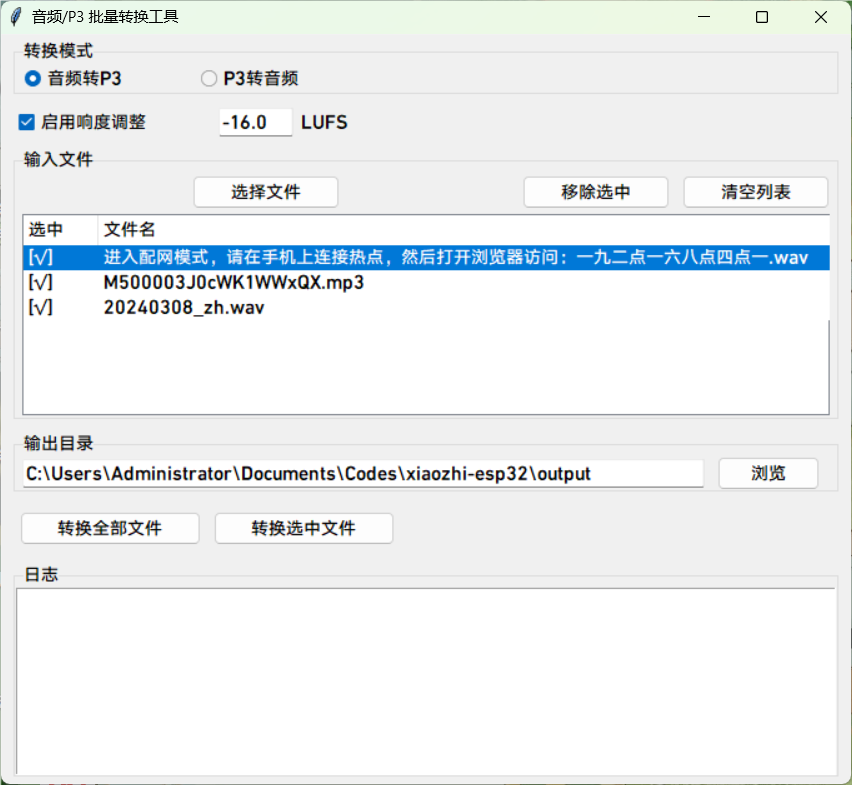
#> input picture firmware/xiaozhi-esp32/scripts/p3_tools/img/img.png, 852 x 785 px; its folder holds only this picture in this run
$ python -i convert.py   (imports and definitions only)
#> lines starting #> are read from the running program, lines starting #| are printed output that depends on the picture
#!/usr/bin/env python3
"""把照片和视频压成手表能流畅播放的格式。

手表端限制（Waveshare ESP32-S3 2.06 AMOLED 固件实际值）：
  照片：只认 /Photos 下的 .jpg，解码缓冲 480 KB（RGB565 2 字节/像素），
        所以像素数必须 ≤ 240,000（例如 512×468），且必须是 baseline JPEG。
  视频：只认 /Video 下的 MJPEG 编码 .avi，逐帧软解，320×240@15fps 流畅。

用法：
  python3 convert.py --input ~/Pictures/旅行 --output ~/Desktop/watch-media
  python3 convert.py --input a.jpg b.mp4 --output out --preset compact
  python3 convert.py --gui                # 图形界面
"""

from __future__ import annotations

import argparse
import json
import os
import shutil
import subprocess
import sys
import tempfile
from dataclasses import dataclass, field
from pathlib import Path

PHOTO_EXTS = {".jpg", ".jpeg", ".png", ".heic", ".heif", ".webp", ".bmp", ".tif", ".tiff", ".gif"}
VIDEO_EXTS = {".mp4", ".mov", ".m4v", ".mkv", ".avi", ".webm", ".wmv", ".flv", ".3gp", ".mts"}

# 照片像素预算：480KB / 2 字节
MAX_PHOTO_PIXELS = 240_000


@dataclass
class Preset:
    name: str
    label: str
    photo_side: int
    photo_quality: int      # ffmpeg -q:v（越小越清晰）
    video_width: int
    video_height: int
    video_fps: int
    video_quality: int
    note: str


PRESETS: dict[str, Preset] = {
    "compact": Preset("compact", "紧凑（省空间，翻页快）", 384, 6, 288, 216, 12, 8,
                      "适合大量照片、长视频"),
    "standard": Preset("standard", "标准（推荐）", 480, 4, 320, 240, 15, 7,
                       "清晰度和流畅度的平衡"),
    "sharp": Preset("sharp", "清晰（占空间）", 512, 3, 360, 288, 15, 5,
                    "照片最清楚，视频更费卡"),
}

FFMPEG = shutil.which("ffmpeg") or "/opt/homebrew/bin/ffmpeg"
SIPS = "/usr/bin/sips"


def run(command: list[str], capture: bool = True) -> subprocess.CompletedProcess:
    return subprocess.run(command, capture_output=capture, text=True)


# [5 lines left out: function check_tools, not called in this run]


def photo_box(preset: Preset) -> int:
    """正方形缩放盒：小于预设边长，且盒内最大像素数不超过解码预算。"""
    return min(preset.photo_side, int(MAX_PHOTO_PIXELS ** 0.5))


def crop_to_qr(source: Path) -> Path:
    """收款码模式：把截图裁到二维码/深色内容区域（需要 Pillow）。"""
    try:
        from PIL import Image
    except ImportError:
        return source
    try:
        image = Image.open(source).convert("RGB")
        gray = image.convert("L")
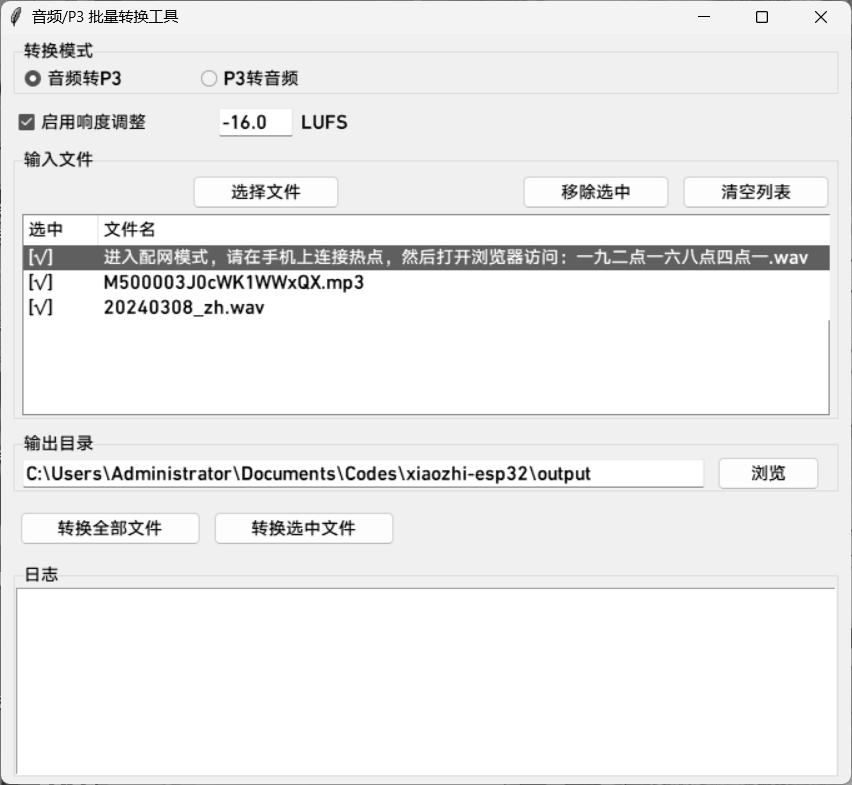
#> gray: PIL image 852x785 L; min 0, max 255, mean 237.8
        width, height = gray.size
#> width = 852; height = 785
        # 缩小后再找深色区域，速度快且不受噪点影响
        small = gray.resize((max(1, width // 8), max(1, height // 8)))
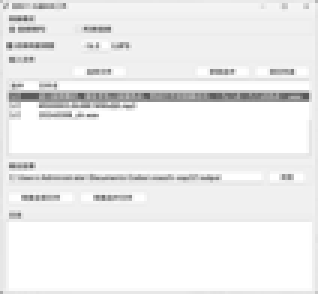
#> small: PIL image 106x98 L (shown 3 times larger); min 85, max 255, mean 237.9
        pixels = small.load()
        xs, ys = [], []
        for y in range(small.height):
            for x in range(small.width):
                if pixels[x, y] < 110:
                    xs.append(x)
                    ys.append(y)
#> after the loop, ys = 47 values from 6 to 55
        if not xs:
            return source
        left, right = min(xs) * 8, (max(xs) + 1) * 8
#> left = 24; right = 824
        top, bottom = min(ys) * 8, (max(ys) + 1) * 8
#> top = 48; bottom = 448
        span = max(right - left, bottom - top)
#> span = 800
        pad = int(span * 0.08)
#> pad = 64
        side = span + pad * 2
#> side = 928
        cx = (left + right) // 2
#> cx = 424
        cy = (top + bottom) // 2
#> cy = 248
        box = (max(0, cx - side // 2), max(0, cy - side // 2),
               min(width, cx + side // 2), min(height, cy + side // 2))
#> box = (0, 0, 852, 712)
        cropped = image.crop(box)
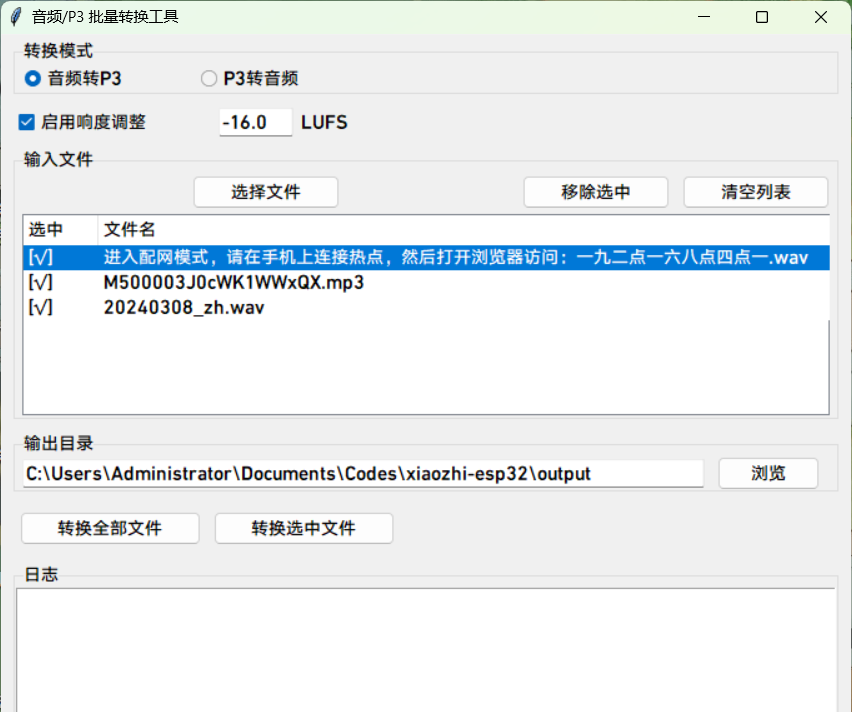
#> cropped: PIL image 852x712 RGB; mean R, G, B 233.5, 237.5, 239.3
        out = Path(tempfile.mkstemp(suffix=".png")[1])
        cropped.save(out)
        print(f"  收款码裁切：{width}×{height} → {cropped.size[0]}×{cropped.size[1]}")
#|   收款码裁切：852×785 → 852×712
        return out
    except Exception:
        return source


# [319 lines left out: functions convert_photo, probe_image_size, convert_video, unique_path, collect_sources, convert_all and 2 more, not called in this run]


# [2 lines not run here, left out]

>>> result = crop_to_qr('../../firmware/xiaozhi-esp32/scripts/p3_tools/img/img.png')
